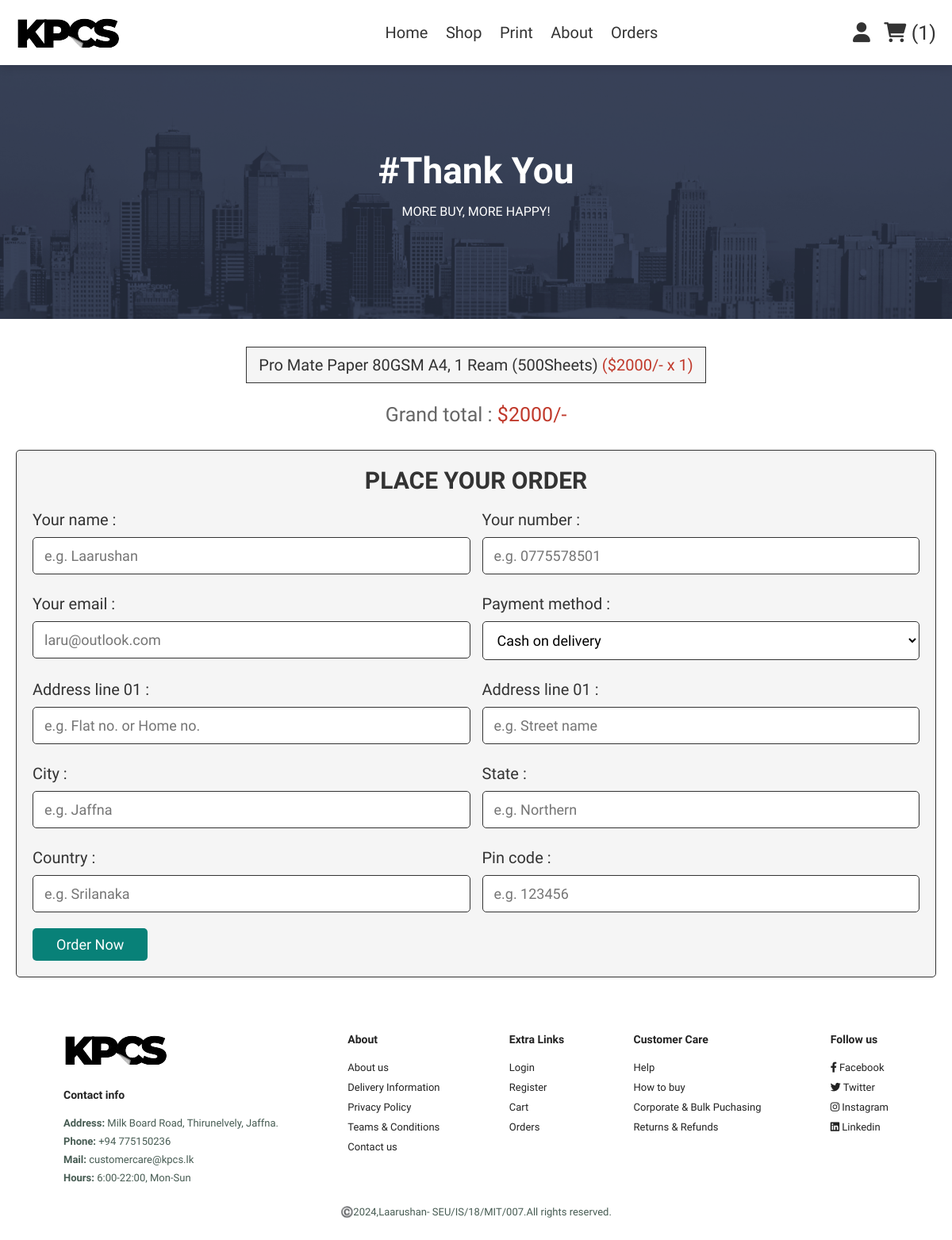
The app's page /checkout.php (signed in) with its own data.
### tables this page shows
CREATE TABLE `cart` (
  `id` int(100) NOT NULL,
  `user_id` int(100) NOT NULL,
  `name` varchar(100) NOT NULL,
  `price` int(100) NOT NULL,
  `quantity` int(100) NOT NULL,
  `image` int(100) NOT NULL
);

### checkout.php (the view, shortened to what this page needs)
<?php
include 'config.php';
$user_id = $_SESSION['user_id'];
?>
<!DOCTYPE html>
<html lang="en">
<head>
   <link rel="stylesheet" href="https://cdnjs.cloudflare.com/ajax/libs/font-awesome/6.0.0/css/all.min.css">
   <link rel="stylesheet" href="css/home.css">
</head>
<body>
   <?php include 'header.php'; ?>
   <section id="page-header" class="page-header" style="background-image: url('img/about/a11.png');">
      <h2>#Thank You</h2>
      <p>MORE BUY, MORE HAPPY! </p>
   </section>
   <section class="display-order">
      <?php
      $grand_total = 0;
      $select_cart = mysqli_query($conn, "SELECT * FROM `cart` WHERE user_id = '$user_id'") or die('query failed');
      if (mysqli_num_rows($select_cart) > 0) {
         while ($fetch_cart = mysqli_fetch_assoc($select_cart)) {
            $total_price = ($fetch_cart['price'] * $fetch_cart['quantity']);
            $grand_total += $total_price;
      ?>
            <p> <?php echo $fetch_cart['name']; ?> <span>(<?php echo '$' . $fetch_cart['price'] . '/-' . ' x ' . $fetch_cart['quantity']; ?>)</span> </p>
      <?php
         }
      } else {
         echo '<p class="empty">your cart is empty</p>';
      }
      ?>
      <div class="grand-total"> Grand total : <span>$<?php echo $grand_total; ?>/-</span> </div>
   </section>
   <section class="checkout">
      <form action="" method="post">
         <h3>Place your order</h3>
         <div class="flex">
            <div class="inputBox">
               <span>Your name :</span>
               <input type="text" name="name" required placeholder="e.g. Laarushan">
            </div>
            <div class="inputBox">
               <span>Your number :</span>
               <input type="number" name="number" required placeholder="e.g. 0775578501">
            </div>
            <div class="inputBox">
               <span>Your email :</span>
               <input type="email" name="email" required placeholder="laru@outlook.com">
            </div>
            <div class="inputBox">
               <span>Payment method :</span>
               <select name="method">
                  <option value="cash on delivery">Cash on delivery</option>
               </select>
            </div>
            <div class="inputBox">
               <span>Address line 01 :</span>
               <input type="number" min="0" name="flat" required placeholder="e.g. Flat no. or Home no.">
            </div>
            <div class="inputBox">
               <span>Address line 01 :</span>
               <input type="text" name="street" required placeholder="e.g. Street name">
            </div>
            <div class="inputBox">
               <span>City :</span>
               <input type="text" name="city" required placeholder="e.g. Jaffna">
            </div>
            <div class="inputBox">
               <span>State :</span>
               <input type="text" name="state" required placeholder="e.g. Northern">
            </div>
            <div class="inputBox">
               <span>Country :</span>
               <input type="text" name="country" required placeholder="e.g. Srilanaka">
            </div>
            <div class="inputBox">
               <span>Pin code :</span>
               <input type="number" min="0" name="pin_code" required placeholder="e.g. 123456">
            </div>
         </div>
         <input type="submit" value="order now" class="btn" name="order_btn">
      </form>
   </section>
   <?php include 'footer.php'; ?>
</body>
</html>

### css/home.css (style rules this page uses)
:root { --purple: #8e44ad; --red: #c0392b; --orange: #f39c12; --black: #333; --white: #fff; --light-color: #666; --light-white: #ccc; --light-bg: #f5f5f5; --border: .1rem solid var(--black); --box-shadow: 0 .5rem 1rem rgba(0, 0, 0, .1); }
* { font-family: "Spartan", sans-serif; margin: 0; padding: 0; box-sizing: border-box; outline: none; border: none; text-decoration: none; transition: all .2s linear; }
html { font-size: 62.5%; overflow-x: hidden; scroll-behavior: smooth; }
section { padding: 3rem 2rem; }
.btn, .option-btn, .delete-btn, .white-btn { display: inline-block; margin-top: 1rem; padding: 1rem 3rem; cursor: pointer; color: var(--white); font-size: 1.8rem; border-radius: .5rem; text-transform: capitalize; }
.white-btn, .btn { background-color: #088178; ; }
h2 { font-size: 46px; line-height: 54px; color: #222; }
p { font-size: 16px; color: #465b52; margin: 15px 0 20px 0; }
.page-header { text-align: center; }
.display-order { max-width: 1200px; margin: 0 auto; text-align: center; padding-bottom: 0; }
.display-order p { background-color: var(--light-bg); color: var(--black); font-size: 2rem; padding: 1rem 1.5rem; border: var(--border); display: inline-block; margin: .5rem; }
.display-order p span { color: var(--red); }
.display-order .grand-total { margin-top: 2rem; font-size: 2.5rem; color: var(--light-color); }
.display-order .grand-total span { color: var(--red); }
.checkout form { max-width: 1200px; padding: 2rem; margin: 0 auto; border: var(--border); background-color: var(--light-bg); border-radius: .5rem; }
.checkout form h3 { text-align: center; margin-bottom: 2rem; color: var(--black); text-transform: uppercase; font-size: 3rem; }
.checkout form .flex { display: flex; flex-wrap: wrap; gap: 1.5rem; }
.checkout form .flex .inputBox { flex: 1 1 40rem; }
.checkout form .flex span { font-size: 2rem; color: var(--black); }
.checkout form .flex select, .checkout form .flex input { border: var(--border); width: 100%; border-radius: .5rem; width: 100%; background-color: var(--white); padding: 1.2rem 1.4rem; font-size: 1.8rem; margin: 1rem 0; }

### checkout.php (style rules this page uses)
.page-header { width: 100%; height: 40vh; background-size: cover; display: flex; justify-content: center; text-align: center; flex-direction: column; }
.page-header h2, .page-header p { color: #fff; }

### records on screen
cart: name "Pro Mate Paper 80GSM A4, 1 Ream (500Sheets)", price "2000", quantity "1"

### other values on screen
$cart_rows_number "1"
$grand_total "2000"
